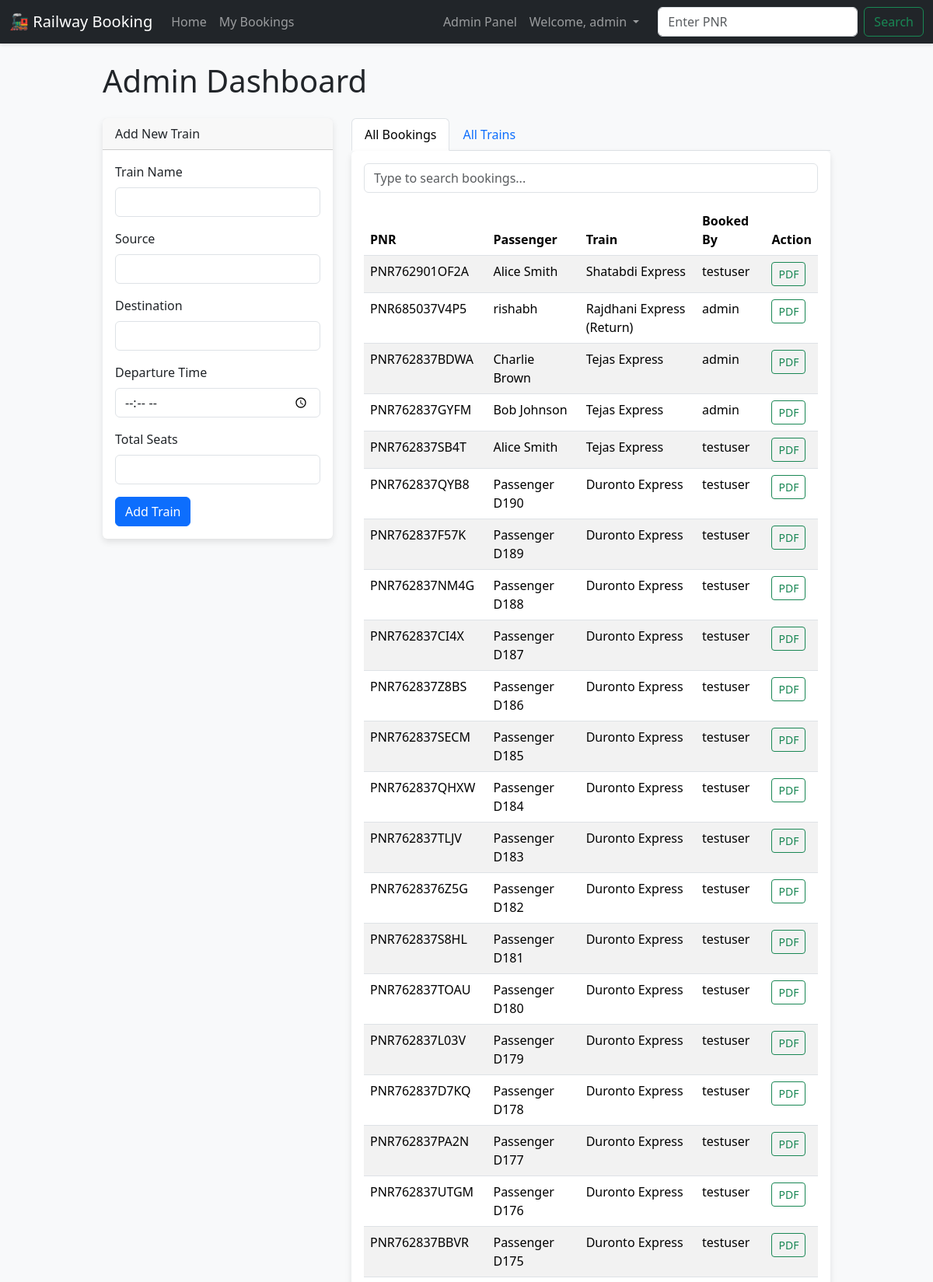
The app's page /admin/dashboard (signed in, upper part) with its own data.
### app.py (models this page shows, shortened)
class Booking(db.Model):
    id = db.Column(db.Integer, primary_key=True)
    pnr_number = db.Column(db.String(20), unique=True, nullable=False)
    train_id = db.Column(db.Integer, db.ForeignKey('train.id'), nullable=False)
    user_id = db.Column(db.Integer, db.ForeignKey('user.id'), nullable=False)
    passenger_name = db.Column(db.String(100), nullable=False)
    passenger_age = db.Column(db.Integer, nullable=False)
    seat_class = db.Column(db.String(50), nullable=False, default='Sleeper')
    berth_preference = db.Column(db.String(50), nullable=True)
    status = db.Column(db.String(20), default='Confirmed')
    seat_number = db.Column(db.String(20), nullable=True)
    fare = db.Column(db.Float, nullable=False, default=0.0)

class Train(db.Model):
    id = db.Column(db.Integer, primary_key=True)
    train_name = db.Column(db.String(100), nullable=False)
    source = db.Column(db.String(100), nullable=False)
    destination = db.Column(db.String(100), nullable=False)
    departure_time = db.Column(db.String(10), nullable=False) # e.g., '06:15'
    arrival_time = db.Column(db.String(10), nullable=True)
    total_seats = db.Column(db.Integer, nullable=False)
    bookings = db.relationship('Booking', backref='train', lazy=True)
    route_stops = db.relationship('Route', backref='train', lazy=True, order_by='Route.stop_order')

class User(db.Model):
    id = db.Column(db.Integer, primary_key=True)
    username = db.Column(db.String(80), unique=True, nullable=False)
    password_hash = db.Column(db.String(256), nullable=False)
    role = db.Column(db.String(20), nullable=False, default='user') # Roles: 'user' or 'admin'
    email = db.Column(db.String(100), nullable=True)
    phone_number = db.Column(db.String(20), nullable=True)
    profile_picture = db.Column(db.String(255), nullable=True)
    bookings = db.relationship('Booking', backref='user', lazy=True)
    saved_passengers = db.relationship('Passenger', backref='user', lazy=True, cascade="all, delete-orphan")

### app.py (the view)
@app.route('/admin/dashboard')
def admin_dashboard():
    if not session.get('is_admin'):
        flash('You must be an admin to access this page.', 'danger')
        return redirect(url_for('login'))
    all_bookings = Booking.query.order_by(Booking.id.desc()).all()
    all_trains = Train.query.order_by(Train.train_name).all()
    return render_template('admin_dashboard.html', bookings=all_bookings, trains=all_trains)

### templates/admin_dashboard.html (shortened to what this page needs)
{% extends 'base.html' %}
{% block content %}
<h1 class="display-6 mb-4">Admin Dashboard</h1>
<div class="row">
  <div class="col-md-4">
    <div class="card">
      <div class="card-header">Add New Train</div>
      <div class="card-body">
        <form action="{{ url_for('add_train') }}" method="post">
          <div class="mb-3"><label for="train_name" class="form-label">Train Name</label><input type="text" class="form-control" id="train_name" name="train_name" required></div>
          <div class="mb-3"><label for="source" class="form-label">Source</label><input type="text" class="form-control" id="source" name="source" required></div>
          <div class="mb-3"><label for="destination" class="form-label">Destination</label><input type="text" class="form-control" id="destination" name="destination" required></div>
          <div class="mb-3"><label for="departure_time" class="form-label">Departure Time</label><input type="time" class="form-control" id="departure_time" name="departure_time" required></div>
          <div class="mb-3"><label for="total_seats" class="form-label">Total Seats</label><input type="number" class="form-control" id="total_seats" name="total_seats" min="0" required></div>
          <button type="submit" class="btn btn-primary">Add Train</button>
        </form>
      </div>
    </div>
  </div>
  <div class="col-md-8">
    <ul class="nav nav-tabs" id="adminTab" role="tablist">
      <li class="nav-item" role="presentation">
        <button class="nav-link active" id="bookings-tab" data-bs-toggle="tab" data-bs-target="#bookings" type="button" role="tab">All Bookings</button>
      </li>
      <li class="nav-item" role="presentation">
        <button class="nav-link" id="trains-tab" data-bs-toggle="tab" data-bs-target="#trains" type="button" role="tab">All Trains</button>
      </li>
    </ul>
    <div class="tab-content" id="adminTabContent">
      <div class="tab-pane fade show active" id="bookings" role="tabpanel">
        <div class="card">
          <div class="card-body">
            <input type="text" id="bookingSearch" class="form-control mb-3" placeholder="Type to search bookings...">
            <div class="table-responsive">
              <table class="table table-striped table-hover">
                <thead>
                  <tr>
                    <th>PNR</th>
                    <th>Passenger</th>
                    <th>Train</th>
                    <th>Booked By</th>
                    <th>Action</th>
                  </tr>
                </thead>
                <tbody id="bookingsTable">
                  {% for booking in bookings %}
                  <tr>
                    <td>{{ booking.pnr_number }}</td>
                    <td>{{ booking.passenger_name }}</td>
                    <td>{{ booking.train.train_name }}</td>
                    <td>{{ booking.user.username }}</td>
                    <td>
                      <a href="{{ url_for('download_ticket', pnr=booking.pnr_number) }}" class="btn btn-sm btn-outline-success">PDF</a>
                    </td>
                  </tr>
                  {% endfor %}
                </tbody>
              </table>
            </div>
          </div>
        </div>
      </div>
    </div>
  </div>
</div>
{% endblock %}

### static/css/style.css (style rules this page uses)
body { background-color: #f8f9fa; }
.card { border: none; box-shadow: 0 4px 8px rgba(0,0,0,.1); }

### records on screen
Booking: pnr_number "PNR762901OF2A", passenger_name "Alice Smith", train.train_name "Shatabdi Express", user.username "testuser"
Booking: pnr_number "PNR685037V4P5", passenger_name "rishabh", train.train_name "Rajdhani Express (Return)", user.username "admin"
Booking: pnr_number "PNR762837BDWA", passenger_name "Charlie Brown", train.train_name "Tejas Express", user.username "admin"
Booking: pnr_number "PNR762837GYFM", passenger_name "Bob Johnson", train.train_name "Tejas Express", user.username "admin"
Booking: pnr_number "PNR762837SB4T", passenger_name "Alice Smith", train.train_name "Tejas Express", user.username "testuser"
Booking: pnr_number "PNR762837QYB8", passenger_name "Passenger D190", train.train_name "Duronto Express", user.username "testuser"
Booking: pnr_number "PNR762837F57K", passenger_name "Passenger D189", train.train_name "Duronto Express", user.username "testuser"
Booking: pnr_number "PNR762837NM4G", passenger_name "Passenger D188", train.train_name "Duronto Express", user.username "testuser"
Booking: pnr_number "PNR762837CI4X", passenger_name "Passenger D187", train.train_name "Duronto Express", user.username "testuser"
Booking: pnr_number "PNR762837Z8BS", passenger_name "Passenger D186", train.train_name "Duronto Express", user.username "testuser"
Booking: pnr_number "PNR762837SECM", passenger_name "Passenger D185", train.train_name "Duronto Express", user.username "testuser"
Booking: pnr_number "PNR762837QHXW", passenger_name "Passenger D184", train.train_name "Duronto Express", user.username "testuser"
Booking: pnr_number "PNR762837TLJV", passenger_name "Passenger D183", train.train_name "Duronto Express", user.username "testuser"
Booking: pnr_number "PNR7628376Z5G", passenger_name "Passenger D182", train.train_name "Duronto Express", user.username "testuser"
Booking: pnr_number "PNR762837S8HL", passenger_name "Passenger D181", train.train_name "Duronto Express", user.username "testuser"
Booking: pnr_number "PNR762837TOAU", passenger_name "Passenger D180", train.train_name "Duronto Express", user.username "testuser"
Booking: pnr_number "PNR762837L03V", passenger_name "Passenger D179", train.train_name "Duronto Express", user.username "testuser"
Booking: pnr_number "PNR762837D7KQ", passenger_name "Passenger D178", train.train_name "Duronto Express", user.username "testuser"
Booking: pnr_number "PNR762837PA2N", passenger_name "Passenger D177", train.train_name "Duronto Express", user.username "testuser"
Booking: pnr_number "PNR762837UTGM", passenger_name "Passenger D176", train.train_name "Duronto Express", user.username "testuser"
Booking: pnr_number "PNR762837BBVR", passenger_name "Passenger D175", train.train_name "Duronto Express", user.username "testuser"

### other values on screen
{{ session.username }} "admin"
